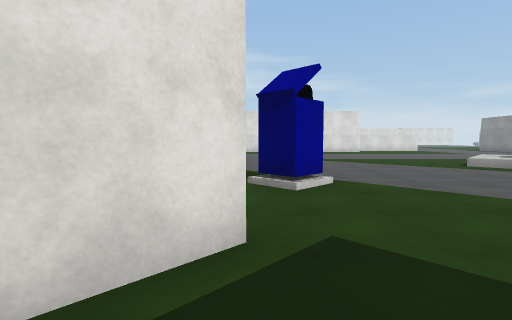
view 1 (above)

24 first-person views from a walk through a scene from a Unity 3-D project. The camera is 1.4 m above the floor, tilts 4° down and sees 85° across. The floor is counted in squares, 2 m on a side. Each view is taken from the middle of a square. On the plan, view 1 faces up. The plan holds only what a view shows up to about 9 squares ahead; the rest is blank. The place goes on beyond the plan. Some animated figures are left out. Some surface patterns are stand-ins.

view 2
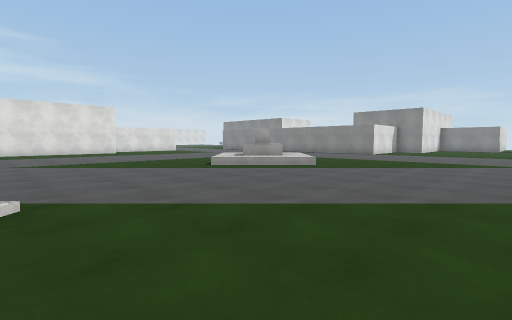

view 3
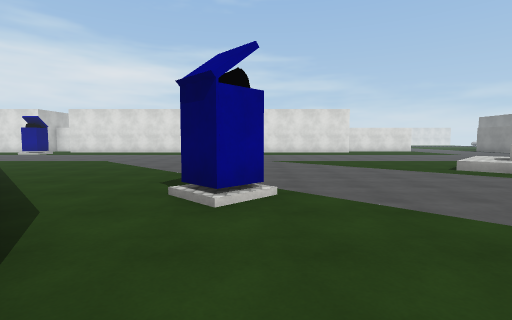

view 4
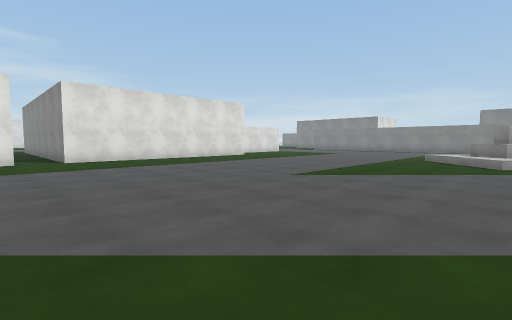

view 5
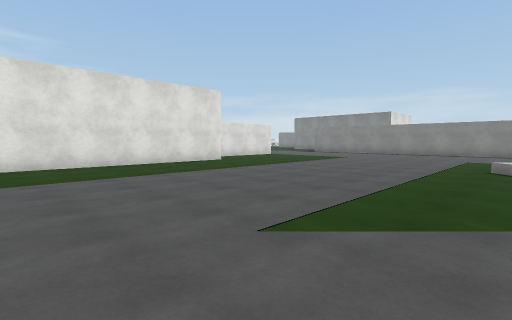

view 6
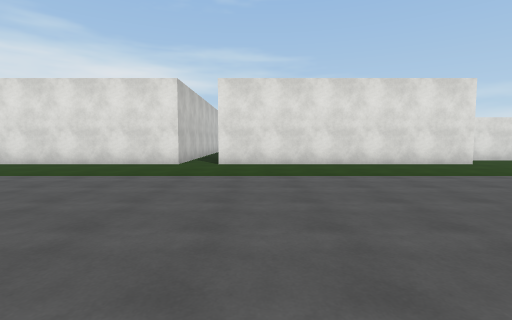

view 7
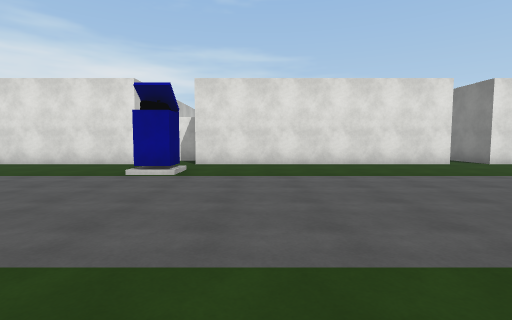

view 8
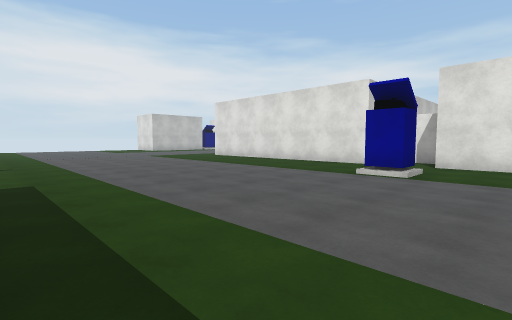

view 9
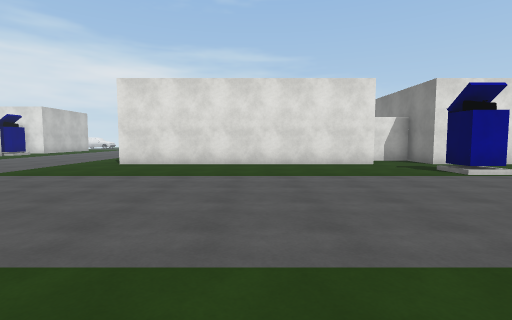

view 10
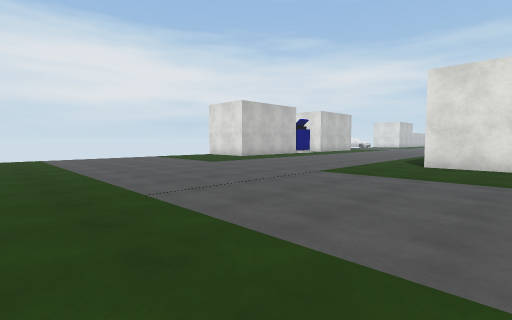

view 11
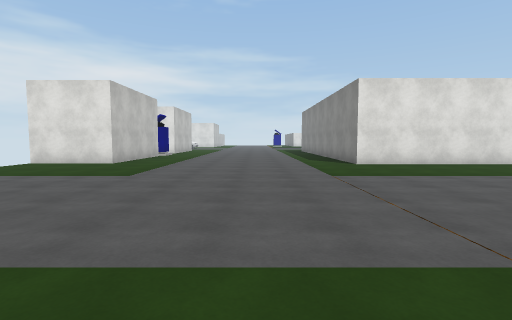

view 12
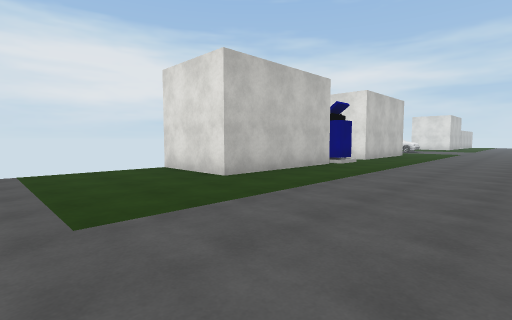

view 13
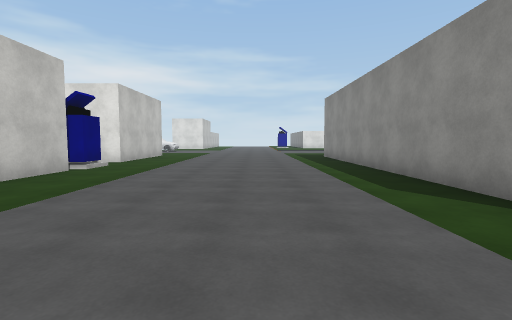

view 14
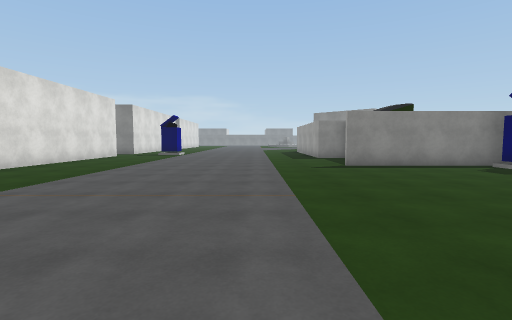

view 15
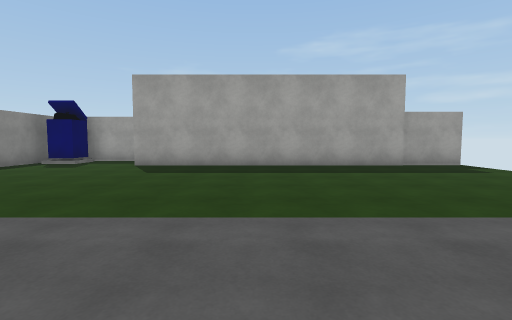

view 16
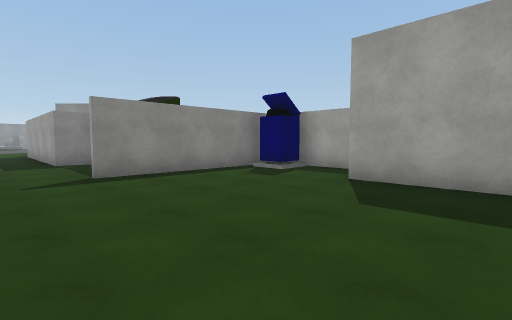

view 17
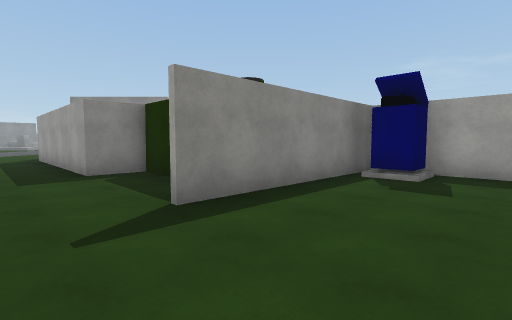

view 18
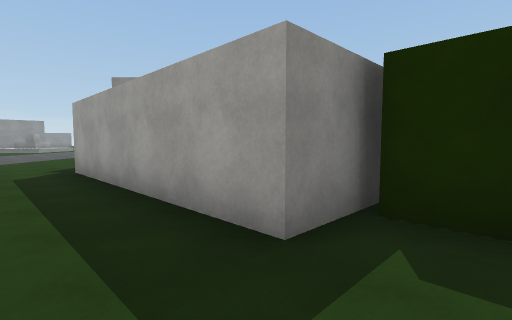

view 19
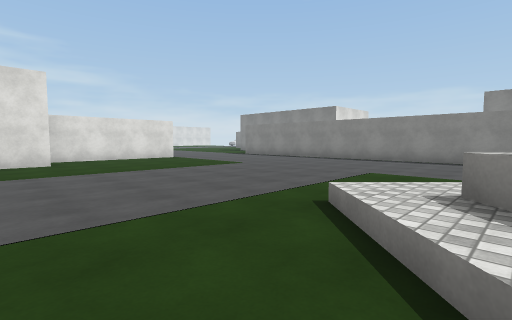

view 20
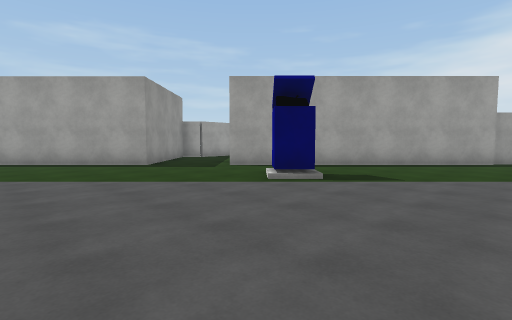

view 21
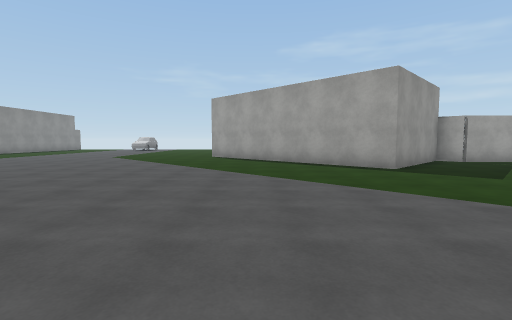

view 22
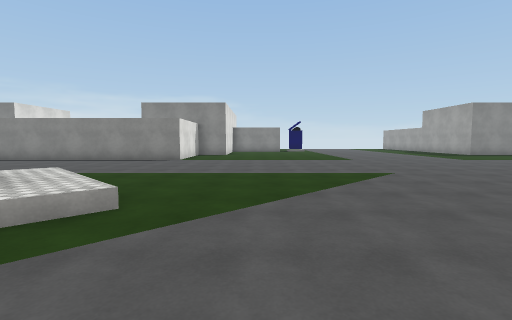

view 23
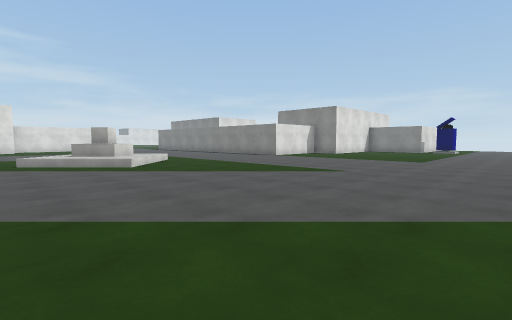

view 24
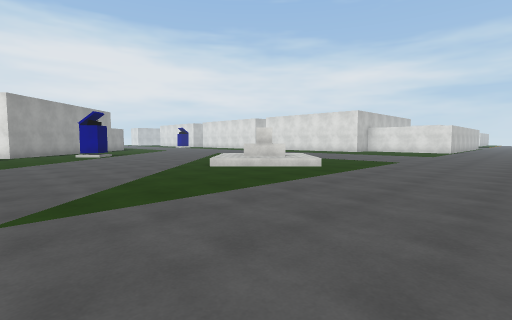

### Floor plan
Points are (right, up) in squares from view 1. A wall is a line through its corners. A room is listed if a view was taken in it or the views show most of it. See-through windows are left out.
Room 1 (view 1)
walls: (-0.7, -2) (1.6, 0.2); (-3.2, -2) (-1.8, -2)
ways out: opening at (0, 1) to room 2
Room 2 (views 2, 3, 4, 5, 6, 7, 8, 9, 10, 11, 12, 13, 14, 15, 16, 17, 18, 19, 20, 21, 22, 23, 24)
walls: (-6, 7.5) (-5.6, 7.2); (-5.4, 7.2) (-0.1, 1.9) (-1, 0.9); (-2.3, 18.1) (-2.3, 17.2) (-9.8, 17.2) (-9.8, 18.1); (-12.8, 6.8) (-12.8, 8.5) (-6.9, 8.5); (-11.5, 17.2) (-19, 17.2) (-19, 24); (-10, 18.6) (-10.6, 18.6); (1.6, 0.2) (4, -2.2); (6.5, 17.2) (-1.1, 17.2) (-1.1, 18.1); (7.1, 18.6) (6.6, 18.6); (-18.9, 3.5) (-16.3, 3.5) (-16.3, 8.5); (-26.3, 21.5) (-26.3, 17.5) (-28.9, 17.5); (-28.9, 5.2) (-19.5, 5.2); (-26.2, 24) (-27, 24)
ways out: opening at (0, 1) to room 1
objects: other object (-27, 22); other object (-17, 4); other object (-15, 6) to (-14, 7); other object (-10, 15); other object (0, 4) to (1, 5); other object (7, 7) to (8, 8)

Where each view was taken, in squares from view 1:
view 1: 0 up, 0 right, facing up
view 2: 1 up, 1 right, facing up-right
view 3: 1 up, 1 right, facing up
view 4: 7 up, 3 left, facing up-right
view 5: 9 up, 0 right, facing up-right
view 6: 9 up, 0 right, facing up
view 7: 9 up, 8 left, facing up
view 8: 9 up, 8 left, facing up-left
view 9: 9 up, 15 left, facing up
view 10: 9 up, 17 left, facing up-left
view 11: 9 up, 22 left, facing up
view 12: 14 up, 22 left, facing up-left
view 13: 15 up, 22 left, facing up
view 14: 11 up, 24 left, facing right
view 15: 13 up, 23 left, facing down
view 16: 10 up, 22 left, facing down-right
view 17: 10 up, 19 left, facing down-right
view 18: 10 up, 14 left, facing down-right
view 19: 8 up, 5 right, facing up-right
view 20: 8 up, 5 right, facing down-left
view 21: 7 up, 5 right, facing down
view 22: 4 up, 5 right, facing right
view 23: 2 down, 5 right, facing up-right
view 24: 1 up, 14 right, facing up-left
